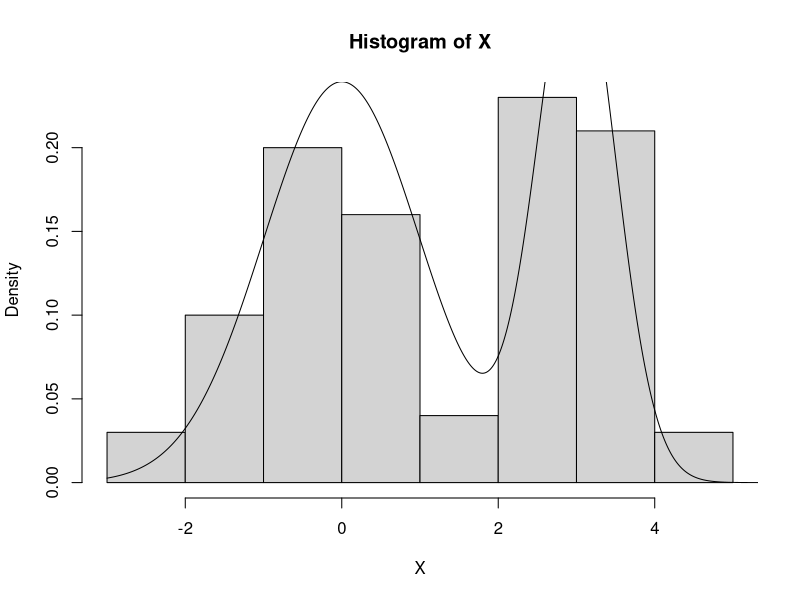

Reproduce this figure in R. (Note: this script raises an error after producing the figure.)
## ---- chunk 1
rmixnorm <- function(N, mu1, mu2, sigma1, sigma2, tau){
  ind <- I(runif(N) > tau)
  X <- rep(0,N)
  X[ind] <- rnorm(sum(ind), mu1, sigma1)
  X[!ind] <- rnorm(sum(!ind), mu2, sigma2)
  return(X)
}

dmixnorm <- function(x, mu1, mu2, sigma1, sigma2, tau){
  y <- (1-tau)*dnorm(x,mu1,sigma1) + tau*dnorm(x,mu2,sigma2)
  return(y)
}
## ---- chunk 2
mu1 <- 3
mu2 <- 0
sigma1 <- 0.5
sigma2 <- 1
tau <- 0.6
N <- 100
X <- rmixnorm(N, mu1, mu2, sigma1, sigma2, tau)
x <- seq(-3,6,by=0.01)
fx <- dmixnorm(x, mu1, mu2, sigma1, sigma2, tau)
hist(X,freq=F)
points(x,fx,type="l")
## ---- chunk 3
density_my = X
plot_kdes <- function(bw){
  y_true<-  dmixnorm(f_hat$x, mu1, mu2, sigma1, sigma2, tau)
  f_hat_g <-density(X,kernel = 'gaussian',bw=bw)
  y_hat_g <-f_hat_g$y
  error_g <- mean((y_true-y_hat_g)^2)
  
  f_hat_e <-density(X,kernel = 'epanechnikov',bw=bw)
  y_hat_e <-f_hat_e$y
  error_e <- mean((y_true-y_hat_e)^2)
  
  f_hat_r <-density(X,kernel = 'rectangular',bw=bw)
  y_hat_r <-f_hat_r$y
  error_r <- mean((y_true-y_hat_r)^2)
  
  plot(density(density_my, kernel="gaussian", bw=bw),
       main=paste("BW=",bw,"MSE:g=",round(error_g,5),":e=",round(error_e,5),":r=",round(error_r,5)), xlab="time [min]")
  lines(density(density_my, kernel="epanechnikov", bw=bw), col=4)
  lines(density(density_my, kernel="rectangular", bw=bw), col=2)
  legend("topleft", col=c(1, 4, 2), lty=1, cex =0.45, legend=c("Gauss", "Epan", "rect"))
}
par(mfrow=c(3,2), mar = c(3.2, 3, 1.6, 0.2))
for (i in seq(0.1,0.9,by = 0.05)){
plot_kdes(i)
  }
## ---- chunk 4
density_my = X
calculate <- function(){
error_g <-c()
error_r <-c()
error_e <-c()
for (bw in seq(0.1,0.9,by = 0.05)){
  mse_g <- 0
  mse_e <- 0
  mse_r <- 0
  for (i in c(1:200)){
  y_true<-  dmixnorm(f_hat$x, mu1, mu2, sigma1, sigma2, tau)
  f_hat_g <-density(X,kernel = 'gaussian',bw=bw)
  y_hat_g <-f_hat_g$y
  error_1 <- mean((y_true-y_hat_g)^2)
  mse_g = mse_g +error_1
  
  f_hat_e <-density(X,kernel = 'epanechnikov',bw=bw)
  y_hat_e <-f_hat_e$y
  error_2 <- mean((y_true-y_hat_e)^2)
  mse_e = mse_e +error_2
  
  f_hat_r <-density(X,kernel = 'rectangular',bw=bw)
  y_hat_r <-f_hat_r$y
  error_3 <- mean((y_true-y_hat_r)^2)
  mse_r = mse_r + error_3
  }
  mse_g = mse_g /200
  error_g<- append(error_g,mse_g)
  mse_e = mse_e/200
  error_e<-append(error_e,mse_e)
  mse_r = mse_r/200
  error_r<-append(error_r,mse_r)
  }
  result = list(error_g,error_e,error_r)
  return (result)
}
## ---- chunk 5
MSE_g = unlist(a[1])
MSE_r = unlist(a[2])
MSE_e = unlist(a[3])
MSE<-data.frame(x_,MSE_g,MSE_r,MSE_e);MSE

## ---- chunk 6
plot(MSE_g~x_,pch=15,cex=0.8,col="DarkTurquoise",ylab="MSE",xlab = "BandWidth",ylim = c(0,0.01),main="MSE of function with different Kernal and Bandwidth")
points(x_,MSE_r,pch=16,col="DeepPink",cex=0.8)
points(x_,MSE_e,pch=17,col="RosyBrown",cex=0.8)
legend(0.7,0.0075,c("Gauss","Epan","Eect"),cex =0.5,col=c("DarkTurquoise","DeepPink","RosyBrown"),text.col=c("DarkTurquoise","DeepPink","RosyBrown"),pch=c(15,16,17),lty=c(1,2,3))
